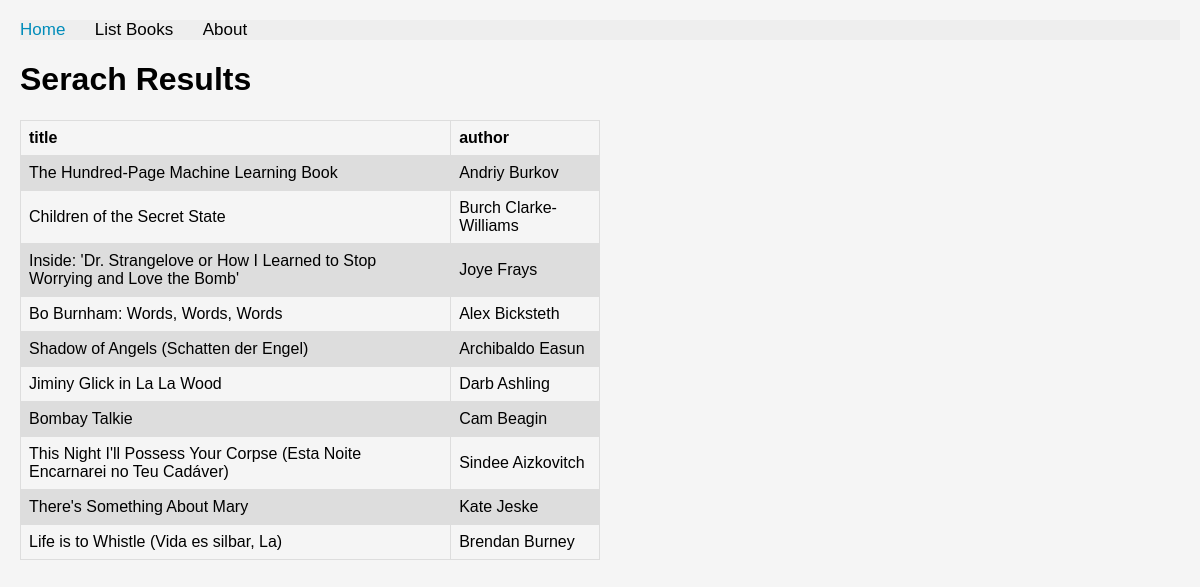
The page /books/complex/query/ on the database its author committed.
### apps/bookmodule/models.py (models this page shows)
class Book(models.Model):
    title = models.CharField(max_length = 50)
    author = models.CharField(max_length = 50)
    price = models.FloatField(default = 0.0)
    edition = models.SmallIntegerField(default = 1)

### apps/bookmodule/views.py (the view)
# urls.py: path('complex/query/', views.lookup_query, name= "books.lookup_query"),
def lookup_query(request):
    mybooks=books=Book.objects.filter(author__isnull =False).filter(title__icontains='a').filter(edition__gte = 0).exclude(price__lte = 0.0)[:10]
    if len(mybooks)>=1:
        return render(request, 'bookmodule/bookList.html', {'books':mybooks})
    else:
        return render(request, 'bookmodule/index.html')

### apps/templates/bookmodule/bookList.html
{% extends "layouts/base.html" %}
{% block content %}
<h1>Serach Results</h1>
<table border="1" cellpadding="5" cellspacing="0">
    <tr>
        <th>title</th>
        <th>author</th>
    </tr>
    {% if books %}
    {% for book in books  %}
    <tr>
        <td>
            {{book.title}}
        </td>
        <td>
            {{book.author}}
        </td>
    </tr>
    {% endfor %}
{% else %}
<tr>
    <td colspan='2' style='text-align:center'>NO result</td>
</tr>
{% endif %}
</table>
{% endblock content %}

### apps/static/styles.css (style rules this page uses)
body { font-family: Arial, sans-serif; margin: 0; padding: 20px; background-color: #f5f5f5; }
table { font-family: Arial, sans-serif; border-collapse: collapse; width: 50%; }
td, th { border: 1px solid #dddddd; text-align: left; padding: 8px; }
tr:nth-child(even) { background-color: #dddddd; }

### rows shown on the page
Book: title "The Hundred-Page Machine Learning Book", author "Andriy Burkov"
Book: title "Children of the Secret State", author "Burch Clarke-Williams"
Book: title "Inside: 'Dr. Strangelove or How I Learned to Stop Worrying and Love the Bomb'", author "Joye Frays"
Book: title "Bo Burnham: Words, Words, Words", author "Alex Bicksteth"
Book: title "Shadow of Angels (Schatten der Engel)", author "Archibaldo Easun"
Book: title "Jiminy Glick in La La Wood", author "Darb Ashling"
Book: title "Bombay Talkie", author "Cam Beagin"
Book: title "This Night I'll Possess Your Corpse (Esta Noite Encarnarei no Teu Cadáver)", author "Sindee Aizkovitch"
Book: title "There's Something About Mary", author "Kate Jeske"
Book: title "Life is to Whistle (Vida es silbar, La)", author "Brendan Burney"
